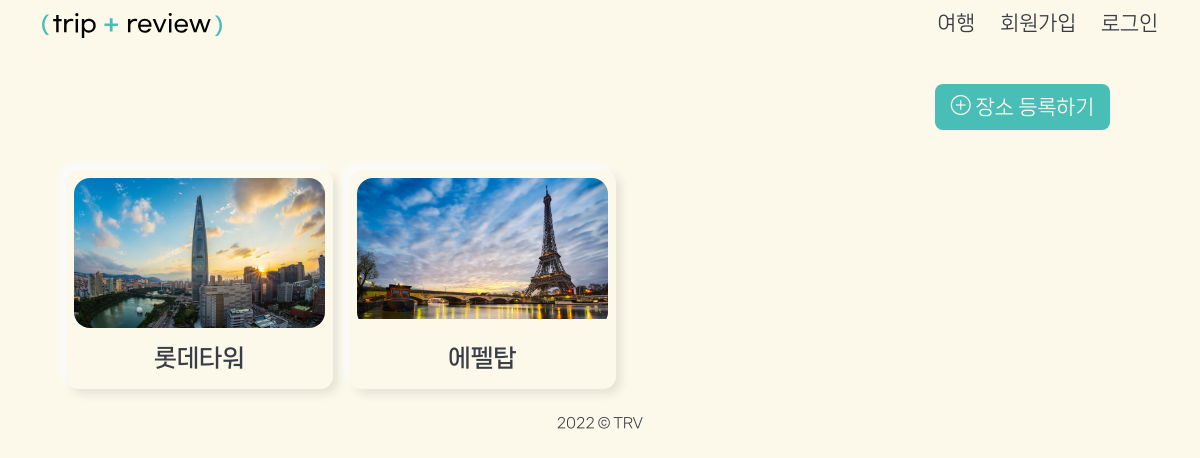
/location/, run on an earlier commit of the app's database.
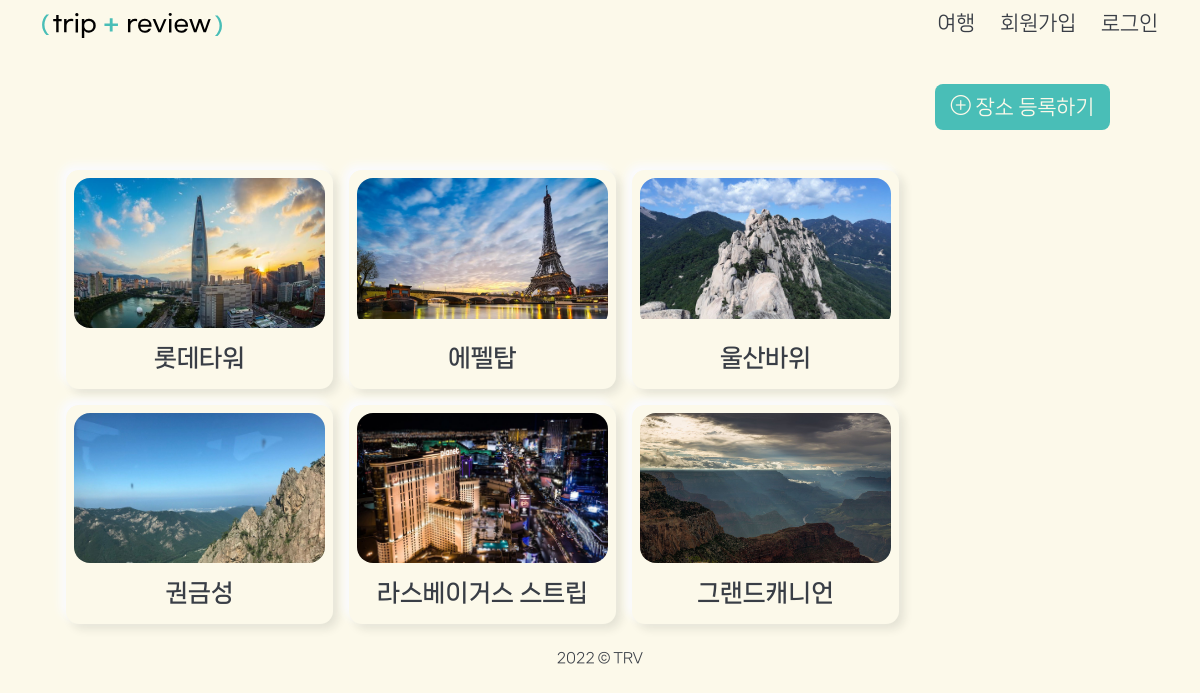
And on a later commit of the database.
### location/models.py (models this page shows)
class Location(models.Model):
    title = models.CharField(max_length=80, verbose_name="이름")
    image = ProcessedImageField(
        upload_to="images/",
        blank=False,
        format="JPEG",
        options={"quality": 80},
        verbose_name="대표이미지",
    )
    country = models.CharField(max_length=80, verbose_name="국가")
    city = models.CharField(max_length=80, verbose_name="도시")
    category = models.CharField(
        max_length=10, choices=CATEGORY_CHOICES, default="관광지", verbose_name="카테고리"
    )
    lat = models.CharField(max_length=80, verbose_name="위도")
    lng = models.CharField(max_length=80, verbose_name="경도")
    user = models.ForeignKey(settings.AUTH_USER_MODEL, on_delete=models.CASCADE)
    desc = models.TextField(max_length=300, blank=True, verbose_name="장소 설명문")

### location/views.py (the view)
# urls.py: path("", views.index, name="index"),
def index(request):
    locations = Location.objects.all()
    context = {"locations": locations}
    return render(request, "location/index.html", context)

### location/templates/location/index.html (shortened to what this page needs)
{% extends 'base.html' %}
{% load django_bootstrap5 %}
{% block content %}
  <div id="location">
    <div class="btn-area">
      <a href="{% url 'location:create' %}" class="btnC">
        <i class="bi bi-plus-circle"></i>
        장소 등록하기</a>
    </div>
    <div class="row m-4 g-3 ">
      {% for location in locations %}
        <div class="col-3 box">
          <a href="{% url 'reviews:index' location.pk %}">
            <div class="box-img">
              <img src="{{ location.image.url }}">
            </div>
            <div class="box-cont">
              <h5 class="sub-tit">{{ location.title }}</h5>
            </div>
          </a>
        </div>
      {% endfor %}
    </div>
  </div>
{% endblock %}

What changed in the data, as far as the page shows it:
added Location: image (picture), title "울산바위"
added Location: image (picture), title "권금성"
added Location: image (picture), title "라스베이거스 스트립"
added Location: image (picture), title "그랜드캐니언"
